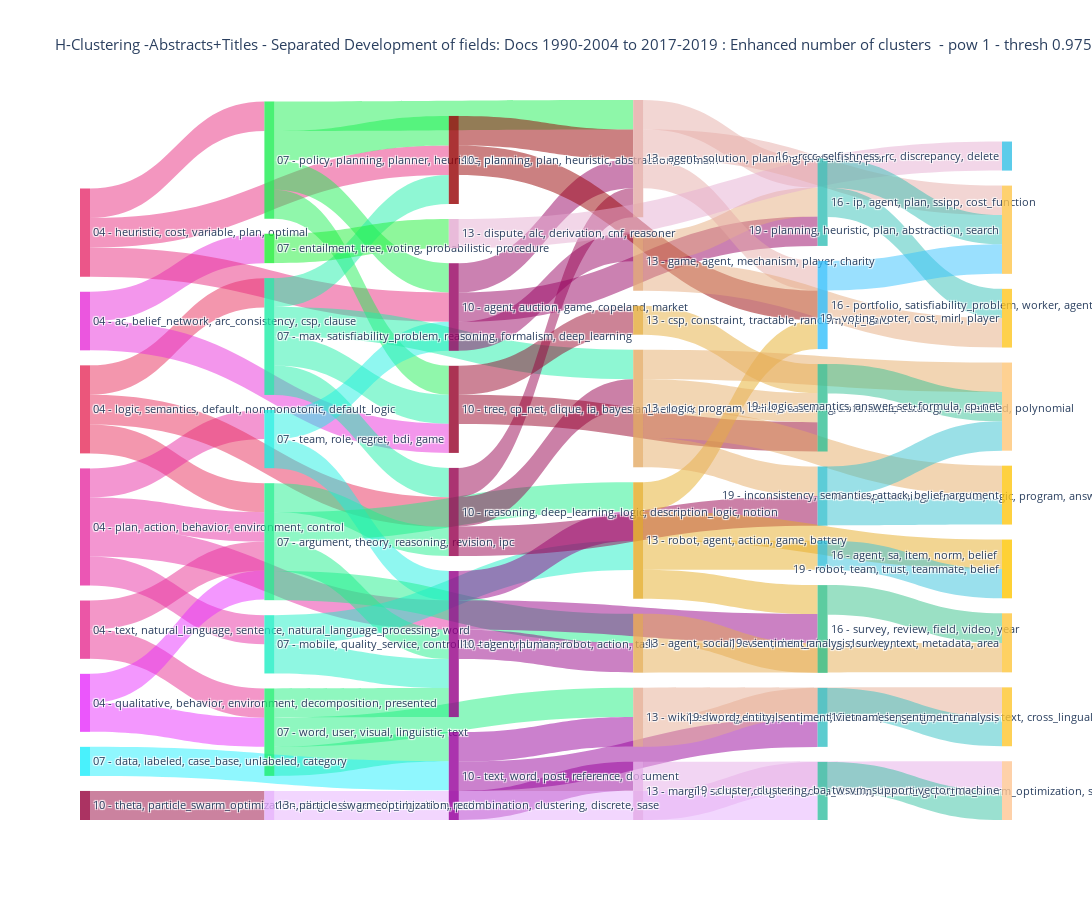

Here is the notebook cell this chart was saved with:
### Markdown cell above
#### Draw

### Code cell
fig = go.Figure(data=[go.Sankey(
    node = dict(
      pad = 15,
      thickness = 10,
      line = dict(color = "black", width = 0),
      label = labels_all,
      color = colors_all #"blue"
    ),
    link = dict(
      source = similarity_source,# 1, 0, 2, 3, 3], # indices correspond to labels, eg A1, A2, A2, B1, ...
      target = similarity_target,# 3, 3, 4, 4, 5],
      value = similarity_value,# 4, 2, 8, 4, 2],
      color = final_colors_links #"grey"
  ))])

fig.update_layout(title_text="H-Clustering -"+data_type+" Development of fields: Docs 1990-2004 to "+last_period_start+"-2019 : Enhanced number of clusters  - pow "+str(power)+" - thresh "+str(link_strength_threshold), font_size=11)
fig.update_layout(
    autosize=False,
    width=1500,
    height=900)
fig.show()
